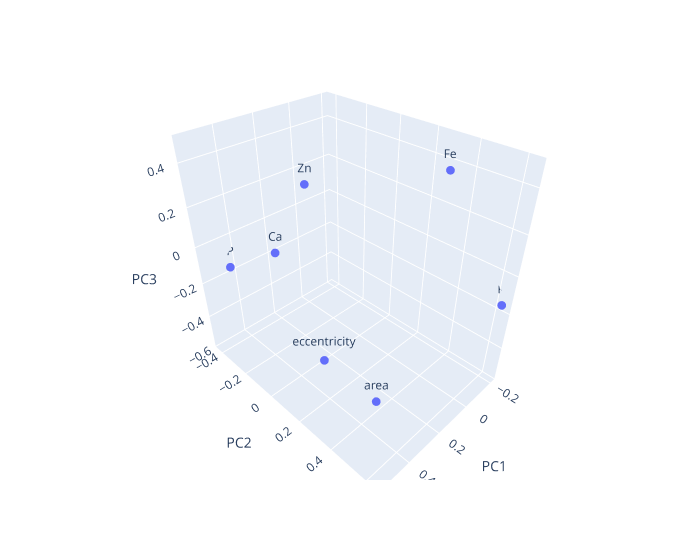
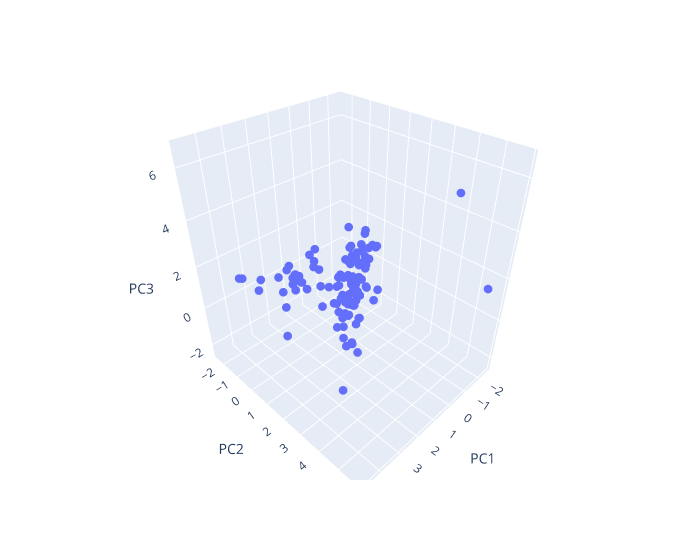

The code cell stored with these charts, in order, in its notebook:
### Markdown cell above
# perform PCA

PC = f('area','eccentricity','equiv. dia.','major length','minor length','perimeter',
        'K','P','Ca','Zn',
         'Fe')

### Code cell
%matplotlib inline

# feature_names = ['area','eccentricity','equiv. dia.','major length','minor length','perimeter',
#         'K','P','Ca','Zn',
#          'Fe']

feature_names = ['area','eccentricity','K','P','Ca','Zn','Fe']


principalComponents, loading_scores = XRF_PCA(mod_X, feature_names, high_comp=6, n_components=3, 
                                              annot_txt_size=7, dpi =150, marker_size=3,save_plots=True)

#assign PC values to dataframe
secondaryDf['PC1']=principalComponents[:,0]
secondaryDf['PC2']=principalComponents[:,1]
secondaryDf['PC3']=principalComponents[:,2]

### Figure 1 — Plotly figure (JSON) as saved in the notebook; plotly's stock layout.template omitted (floating-point values rounded to 4 significant figures)
{"data": [{"hovertemplate": "x=%{x}<br>y=%{y}<br>z=%{z}<br>text=%{text}<extra></extra>", "legendgroup": "", "marker": {"color": "#636efa", "size": 3, "symbol": "circle"}, "mode": "markers+text", "name": "", "scene": "scene", "showlegend": false, "text": ["area", "eccentricity", "K", "P", "Ca", "Zn", "Fe"], "type": "scatter3d", "x": [0.2843, 0.4156, -0.2115, 0.4436, 0.5568, 0.4408, 0.0245], "y": [0.3785, 0.1888, 0.6331, -0.4294, 0.1084, 0.1519, 0.4484], "z": [-0.5687, -0.3522, -0.1543, -0.1567, 0.2269, 0.4692, 0.4823]}], "layout": {"legend": {"tracegroupgap": 0}, "margin": {"t": 60}, "scene": {"domain": {"x": [0, 1], "y": [0, 1]}, "xaxis": {"title": {"text": "PC1"}}, "yaxis": {"title": {"text": "PC2"}}, "zaxis": {"title": {"text": "PC3"}}}, "width": 700}}

### Figure 2 — Plotly figure (JSON) as saved in the notebook; plotly's stock layout.template omitted (floating-point values rounded to 4 significant figures)
{"data": [{"hovertemplate": "x=%{x}<br>y=%{y}<br>z=%{z}<extra></extra>", "legendgroup": "", "marker": {"color": "#636efa", "size": 3, "symbol": "circle"}, "mode": "markers", "name": "", "scene": "scene", "showlegend": false, "type": "scatter3d", "x": [0.1666, -1.116, -2.334, 0.131, -0.9392, 1.387, 0.6597, 0.2379, 0.3085, 0.9007, 2.685, -2.492, -0.7189, -1.961, -1.01, -1.589, -2.277, -0.1646, -0.6776, -1.385, -0.5702, -0.09971, -0.05484, -0.4995, -1.305, 0.9259, 0.05125, 0.2138, -1.736, -1.56, 0.917, 0.1032, -0.8476, -0.5361, -1.392, 0.8511, 0.2287, -2.174, -0.5344, -0.3784, -1.992, 0.775, -0.9648, -1.915, -1.067, -1.472, 0.04601, -0.4469, -2.138, 1.541, 0.2803, -0.4425, 0.8216, -0.3796, -0.7082, 0.7927, -0.05337, -1.64, 3.917, -1.151, -0.5808, -1.043, -1.21, 0.2914, -1.956, 0.5322, -0.5251, -1.346, 1.296, 0.3994, -1.231, -2.362, -0.8288, 0.02486, -0.4309, -0.06995, -0.9289, -0.4333, 0.6165, -0.3025, -0.5945, 1.47, -0.211, 0.4946, 0.5551, 1.513, 2.012, 2.517, -0.04867, 2.924, 1.29, 2.344, 1.439, 3.23, 0.07711, 0.9178, 0.1256, 1.663, -1.722, 4.723, 3.105, 4.257, 1.122, 1.146, 0.6718, -0.1534], "y": [-0.03318, 1.14, -0.3324, 0.4339, -0.2958, 0.3841, 1.699, 0.7689, 0.2045, 1.192, 2.89, -0.9201, 0.02096, -0.6034, 0.591, -0.005923, -0.08689, 0.6388, 0.5101, -0.4457, 0.09373, -0.09189, 0.5675, -0.3364, -0.3278, 5.795, 1.155, -0.02298, 0.03268, -0.5433, 1.278, 0.1425, 0.7033, -0.2246, 0.135, -0.2965, -0.4729, -0.4135, -0.346, 0.467, -0.6949, 0.5861, -0.4804, -1.416, -0.4621, -0.3209, 0.9857, 0.3107, 0.1091, 1.759, 0.7933, -0.5822, 1.749, 0.7943, -0.2514, 0.9864, 0.0733, -0.1286, 1.319, -0.5875, 0.4179, 0.09567, -0.4908, 0.35, -0.5682, 0.1568, 0.5169, 0.0133, 2.009, 0.5314, 0.08172, -0.8341, 1.187, 0.5024, 0.08321, 0.3864, 0.03682, 0.2125, 1.311, -0.4068, 0.2992, -1.21, -2.206, -1.647, -2.412, -1.078, -0.9873, -0.6514, -1.762, -0.295, -0.9744, -0.7847, -1.388, -1.049, -1.474, -1.511, -1.201, -1.117, 5.827, 0.1547, -1.477, -0.8592, -2.014, -1.581, -1.938, -1.84], "z": [-0.06791, -0.2928, 0.7647, -0.6697, 1.366, -0.208, -2.388, -0.3419, -1.245, -0.3795, -2.185, 1.218, 0.03889, 0.4821, -0.4118, 0.2171, 0.7858, -0.9098, -1.997, 0.4889, -0.2662, 0.393, -0.8313, -0.05207, 0.4357, 6.667, -1.188, -0.9644, 0.4785, 0.6238, -2.138, -0.6311, -0.2112, 0.9023, 0.1906, 0.1774, -0.2941, 0.6462, -0.119, -1.118, 0.7941, -1.594, 0.4792, 1.417, 0.2932, 0.1019, -0.3119, -0.4331, 0.9995, -0.9436, -1.077, -0.1684, -0.6602, -0.3875, -0.02924, -1.299, -0.5797, 0.5908, 0.429, 1.053, -0.7437, -0.1288, 0.6591, -0.4413, 0.6151, -0.6562, -0.4039, 0.4532, -1.259, -1.328, -0.3515, 1.138, -0.6777, -1.442, -0.7547, -0.9185, -0.4454, 0.05428, -2.102, -0.4506, -0.3451, -0.1898, 0.3535, -0.8972, -0.4915, 0.54, 1.239, 0.5812, -0.00905, 1.7, 0.2491, -0.3758, 0.344, 1.354, 1.125, -0.2186, 0.2141, 0.2735, 1.952, 2.811, 0.5351, 2.049, 0.4945, 0.277, -0.2341, 0.2118]}], "layout": {"legend": {"tracegroupgap": 0}, "margin": {"t": 60}, "scene": {"domain": {"x": [0, 1], "y": [0, 1]}, "xaxis": {"title": {"text": "PC1"}}, "yaxis": {"title": {"text": "PC2"}}, "zaxis": {"title": {"text": "PC3"}}}, "width": 700}}
